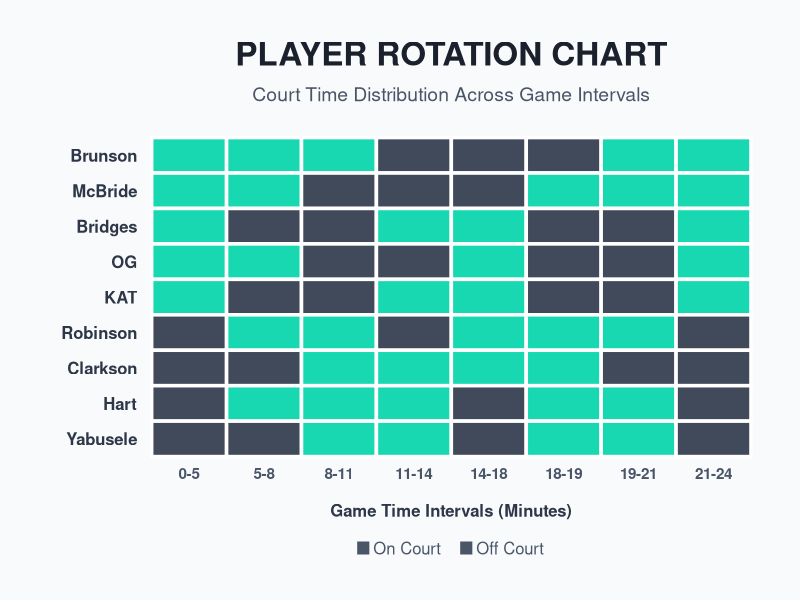
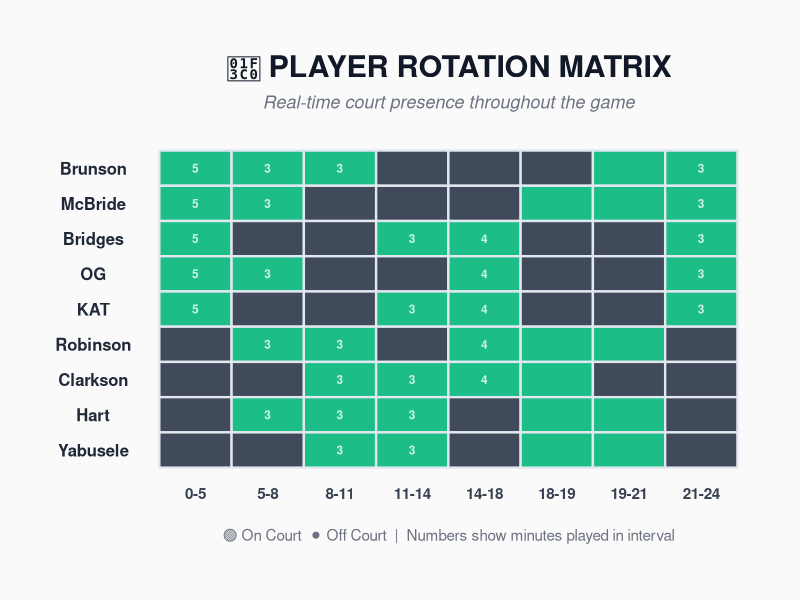
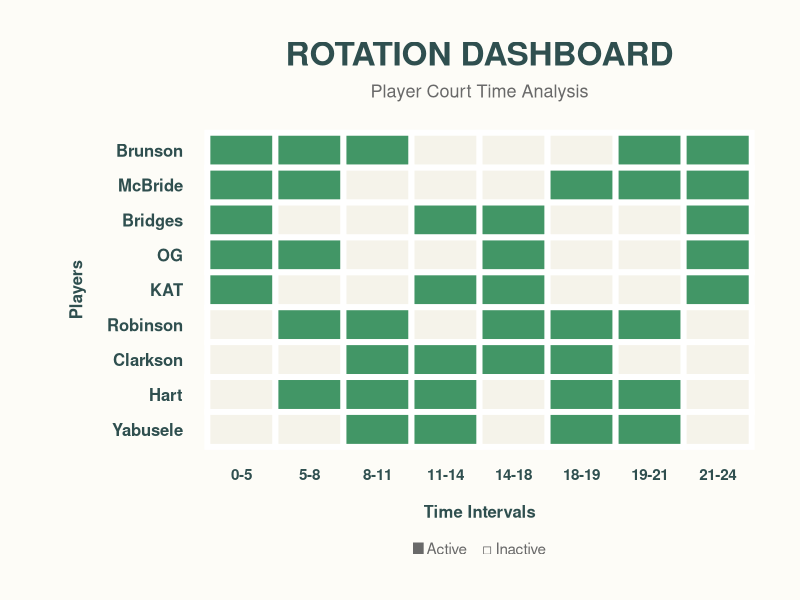

R code for these plots, in order:
# Basketball Rotation Charts (there's three examples)

# Libraries
library(ggplot2)
library(dplyr)
library(tidyr)
library(viridis)

# Minutes Data for Time Intervals
rotation_data <- data.frame(
  player = c("Brunson", "McBride", "Bridges", "OG", "KAT", "Robinson", "Clarkson", "Hart", "Yabusele"),
  total = c(16, 14, 15, 15, 15, 13, 11, 12, 9),
  `0-5` = c(5, 5, 5, 5, 5, 0, 0, 0, 0),
  `5-8` = c(3, 3, 0, 3, 0, 3, 0, 3, 0),
  `8-11` = c(3, 0, 0, 0, 0, 3, 3, 3, 3),
  `11-14` = c(0, 0, 3, 0, 3, 0, 3, 3, 3),
  `14-18` = c(0, 0, 4, 4, 4, 4, 4, 0, 0),
  `18-19` = c(0, 1, 0, 0, 0, 1, 1, 1, 1),
  `19-21` = c(2, 2, 0, 0, 0, 2, 0, 2, 2),
  `21-24` = c(3, 3, 3, 3, 3, 0, 0, 0, 0),
  check.names = FALSE
)

# Convert to long format
rotation_long <- rotation_data %>%
  pivot_longer(cols = -c(player, total), names_to = "interval", values_to = "minutes") %>%
  mutate(
    status = ifelse(minutes > 0, "On Court", "Off Court"),
    interval = factor(interval, levels = c("0-5", "5-8", "8-11", "11-14", "14-18", "18-19", "19-21", "21-24")),
    player = factor(player, levels = rev(c("Brunson", "McBride", "Bridges", "OG", "KAT", "Robinson", "Clarkson", "Hart", "Yabusele")))
  )

# Create the chart
chart <- ggplot(rotation_long, aes(x = interval, y = player, fill = status)) +
  geom_tile(color = "white", size = 1.2, alpha = 0.9) +
  
  # Color scheme
  scale_fill_manual(
    values = c("On Court" = "#00D4AA", "Off Court" = "#2D3748"),
    name = "",
    guide = guide_legend(
      override.aes = list(size = 1),
      keywidth = 1.5,
      keyheight = 1.5
    )
  ) +
  
  # Labels and titles
  labs(
    title = "PLAYER ROTATION CHART",
    subtitle = "Court Time Distribution Across Game Intervals",
    x = "Game Time Intervals (Minutes)",
    y = "",
    caption = "■ On Court    ■ Off Court"
  ) +
  
  # theme change
  theme_minimal() +
  theme(
    # Background and panel
    plot.background = element_rect(fill = "#F8FAFC", color = NA),
    panel.background = element_rect(fill = "#F8FAFC", color = NA),
    panel.grid = element_blank(),
    
    # Title styling
    plot.title = element_text(
      size = 24, 
      face = "bold", 
      hjust = 0.5, 
      color = "#1A202C",
      margin = margin(b = 10)
    ),
    plot.subtitle = element_text(
      size = 14, 
      hjust = 0.5, 
      color = "#4A5568",
      margin = margin(b = 20)
    ),
    
    # Axis styling
    axis.title.x = element_text(
      size = 12, 
      face = "bold", 
      color = "#2D3748",
      margin = margin(t = 15)
    ),
    axis.text.x = element_text(
      size = 11, 
      color = "#4A5568",
      face = "bold"
    ),
    axis.text.y = element_text(
      size = 12, 
      face = "bold", 
      color = "#2D3748"
    ),
    
    # Legend styling
    legend.position = "none",  # We'll use the caption instead
    
    # Caption styling
    plot.caption = element_text(
      size = 12,
      hjust = 0.5,
      color = "#4A5568",
      margin = margin(t = 15)
    ),
    
    # Margins
    plot.margin = margin(30, 30, 30, 30)
  )

print(chart)

# Version with gradient borders

stylish_chart <- ggplot(rotation_long, aes(x = interval, y = player)) +
  # Shadow
  geom_tile(aes(fill = status), 
            color = "#E2E8F0", 
            size = 0.8,
            alpha = 0.95) +
  
  # Gradient color scheme
  scale_fill_manual(
    values = c("On Court" = "#10B981", "Off Court" = "#374151"),
    name = ""
  ) +
  
  # Minutes text change (only when > 2 to avoid clutter)
  geom_text(
    data = rotation_long %>% filter(minutes > 2),
    aes(label = minutes),
    color = "white",
    size = 3,
    fontface = "bold",
    alpha = 0.8
  ) +
  
  labs(
    title = "🏀 PLAYER ROTATION MATRIX",
    subtitle = "Real-time court presence throughout the game",
    x = "Game Timeline (Minutes)",
    y = "Players",
    caption = "🟢 On Court  ⚫ Off Court  |  Numbers show minutes played in interval"
  ) +
  
  theme_void() +
  theme(
    # Background
    plot.background = element_rect(fill = "#FAFAFA", color = NA),
    
    # Title styling
    plot.title = element_text(
      size = 22, 
      face = "bold", 
      hjust = 0.5, 
      color = "#111827",
      margin = margin(b = 8)
    ),
    plot.subtitle = element_text(
      size = 13, 
      hjust = 0.5, 
      color = "#6B7280",
      margin = margin(b = 25),
      face = "italic"
    ),
    
    # Axis text
    axis.text.x = element_text(
      size = 11, 
      color = "#374151",
      face = "bold",
      margin = margin(t = 10)
    ),
    axis.text.y = element_text(
      size = 12, 
      face = "bold", 
      color = "#1F2937",
      margin = margin(r = 15)
    ),
    
    # Caption
    plot.caption = element_text(
      size = 11,
      hjust = 0.5,
      color = "#6B7280",
      margin = margin(t = 20)
    ),
    
    # Margins
    plot.margin = margin(40, 40, 40, 40),
    
    # Remove legend
    legend.position = "none"
  )

print(stylish_chart)

# Cream theme version

cream_chart <- ggplot(rotation_long, aes(x = interval, y = player, fill = status)) +
  geom_tile(color = "white", size = 2, alpha = 0.9) +
  
  scale_fill_manual(
    values = c("On Court" = "#2E8B57", "Off Court" = "#F4F1E8"),
    name = ""
  ) +
  
  labs(
    title = "ROTATION DASHBOARD",
    subtitle = "Player Court Time Analysis",
    x = "Time Intervals",
    y = "Players",
    caption = "■ Active    □ Inactive"
  ) +
  
  theme_minimal() +
  theme(
    # Cream background
    plot.background = element_rect(fill = "#FDFCF7", color = NA),
    panel.background = element_rect(fill = "#FDFCF7", color = NA),
    panel.grid = element_blank(),
    
    # Title styling
    plot.title = element_text(
      size = 24, 
      face = "bold", 
      hjust = 0.5, 
      color = "#2F4F4F",
      margin = margin(b = 8)
    ),
    plot.subtitle = element_text(
      size = 13, 
      hjust = 0.5, 
      color = "#696969",
      margin = margin(b = 20)
    ),
    
    # Y-axis (player names)
    axis.text.y = element_text(
      size = 12, 
      face = "bold", 
      color = "#2F4F4F",
      hjust = 1,  # Right align the text
      margin = margin(r = 10)  # Space between names and chart
    ),
    axis.title.y = element_text(
      size = 12,
      face = "bold",
      color = "#2F4F4F",
      margin = margin(r = 15)
    ),
    
    # X-axis styling
    axis.text.x = element_text(
      size = 11, 
      color = "#2F4F4F",
      face = "bold",
      margin = margin(t = 10)
    ),
    axis.title.x = element_text(
      size = 12,
      face = "bold",
      color = "#2F4F4F",
      margin = margin(t = 15)
    ),
    
    # Caption
    plot.caption = element_text(
      size = 11,
      hjust = 0.5,
      color = "#696969",
      margin = margin(t = 15)
    ),
    
    # Margins - more space on left for player names
    plot.margin = margin(30, 30, 30, 50),
    legend.position = "none"
  )

print(cream_chart)